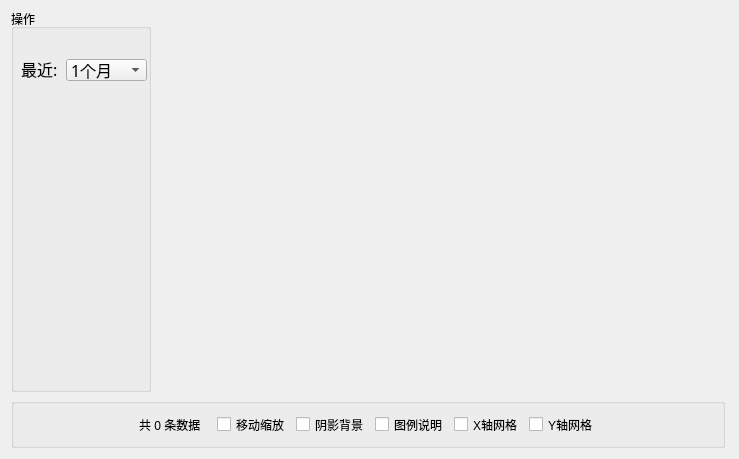
<?xml version="1.0" encoding="UTF-8"?>
<ui version="4.0">
 <class>SealStatisticsWidget</class>
 <widget class="QWidget" name="SealStatisticsWidget">
  <property name="geometry">
   <rect>
    <x>0</x>
    <y>0</y>
    <width>739</width>
    <height>459</height>
   </rect>
  </property>
  <property name="windowTitle">
   <string>Form</string>
  </property>
  <layout class="QVBoxLayout" name="verticalLayout_2">
   <property name="topMargin">
    <number>9</number>
   </property>
   <property name="rightMargin">
    <number>14</number>
   </property>
   <item>
    <layout class="QVBoxLayout" name="verticalLayout">
     <item>
      <layout class="QHBoxLayout" name="horizontalLayout_2">
       <item>
        <widget class="QGroupBox" name="groupBox">
         <property name="sizePolicy">
          <sizepolicy hsizetype="Maximum" vsizetype="Preferred">
           <horstretch>0</horstretch>
           <verstretch>0</verstretch>
          </sizepolicy>
         </property>
         <property name="minimumSize">
          <size>
           <width>140</width>
           <height>0</height>
          </size>
         </property>
         <property name="maximumSize">
          <size>
           <width>140</width>
           <height>16777215</height>
          </size>
         </property>
         <property name="title">
          <string>操作</string>
         </property>
         <widget class="QComboBox" name="comboBox">
          <property name="geometry">
           <rect>
            <x>55</x>
            <y>50</y>
            <width>81</width>
            <height>22</height>
           </rect>
          </property>
          <property name="font">
           <font>
            <family>楷体</family>
            <pointsize>12</pointsize>
           </font>
          </property>
          <item>
           <property name="text">
            <string>1个月</string>
           </property>
          </item>
          <item>
           <property name="text">
            <string>2个月</string>
           </property>
          </item>
          <item>
           <property name="text">
            <string>3个月</string>
           </property>
          </item>
          <item>
           <property name="text">
            <string>半年</string>
           </property>
          </item>
          <item>
           <property name="text">
            <string>一年</string>
           </property>
          </item>
         </widget>
         <widget class="QLabel" name="label">
          <property name="geometry">
           <rect>
            <x>10</x>
            <y>50</y>
            <width>51</width>
            <height>20</height>
           </rect>
          </property>
          <property name="font">
           <font>
            <family>楷体</family>
            <pointsize>12</pointsize>
           </font>
          </property>
          <property name="text">
           <string>最近:</string>
          </property>
         </widget>
        </widget>
       </item>
       <item>
        <widget class="QCustomPlot" name="plot" native="true"/>
       </item>
      </layout>
     </item>
     <item>
      <widget class="QGroupBox" name="gbox">
       <property name="sizePolicy">
        <sizepolicy hsizetype="Preferred" vsizetype="Maximum">
         <horstretch>0</horstretch>
         <verstretch>0</verstretch>
        </sizepolicy>
       </property>
       <property name="minimumSize">
        <size>
         <width>0</width>
         <height>50</height>
        </size>
       </property>
       <property name="maximumSize">
        <size>
         <width>16777215</width>
         <height>50</height>
        </size>
       </property>
       <property name="title">
        <string/>
       </property>
       <layout class="QHBoxLayout" name="horizontalLayout">
        <item>
         <spacer name="horizontalSpacer">
          <property name="orientation">
           <enum>Qt::Horizontal</enum>
          </property>
          <property name="sizeHint" stdset="0">
           <size>
            <width>20</width>
            <height>20</height>
           </size>
          </property>
         </spacer>
        </item>
        <item>
         <widget class="QLabel" name="labInfo">
          <property name="text">
           <string>共 0 条数据</string>
          </property>
         </widget>
        </item>
        <item>
         <spacer name="horizontalSpacer_2">
          <property name="orientation">
           <enum>Qt::Horizontal</enum>
          </property>
          <property name="sizeType">
           <enum>QSizePolicy::Minimum</enum>
          </property>
          <property name="sizeHint" stdset="0">
           <size>
            <width>10</width>
            <height>20</height>
           </size>
          </property>
         </spacer>
        </item>
        <item>
         <widget class="QCheckBox" name="ckMove">
          <property name="focusPolicy">
           <enum>Qt::NoFocus</enum>
          </property>
          <property name="text">
           <string>移动缩放</string>
          </property>
         </widget>
        </item>
        <item>
         <widget class="QCheckBox" name="ckBackground">
          <property name="focusPolicy">
           <enum>Qt::NoFocus</enum>
          </property>
          <property name="text">
           <string>阴影背景</string>
          </property>
          <property name="checked">
           <bool>false</bool>
          </property>
         </widget>
        </item>
        <item>
         <widget class="QCheckBox" name="ckText">
          <property name="focusPolicy">
           <enum>Qt::NoFocus</enum>
          </property>
          <property name="text">
           <string>图例说明</string>
          </property>
          <property name="checked">
           <bool>false</bool>
          </property>
         </widget>
        </item>
        <item>
         <widget class="QCheckBox" name="ckXGrid">
          <property name="focusPolicy">
           <enum>Qt::NoFocus</enum>
          </property>
          <property name="text">
           <string>X轴网格</string>
          </property>
         </widget>
        </item>
        <item>
         <widget class="QCheckBox" name="ckYGrid">
          <property name="focusPolicy">
           <enum>Qt::NoFocus</enum>
          </property>
          <property name="text">
           <string>Y轴网格</string>
          </property>
         </widget>
        </item>
        <item>
         <spacer name="horizontalSpacer_3">
          <property name="orientation">
           <enum>Qt::Horizontal</enum>
          </property>
          <property name="sizeHint" stdset="0">
           <size>
            <width>40</width>
            <height>20</height>
           </size>
          </property>
         </spacer>
        </item>
       </layout>
      </widget>
     </item>
    </layout>
   </item>
  </layout>
 </widget>
 <customwidgets>
  <customwidget>
   <class>QCustomPlot</class>
   <extends>QWidget</extends>
   <header>qcustomplot.h</header>
   <container>1</container>
  </customwidget>
 </customwidgets>
 <resources/>
 <connections/>
</ui>
